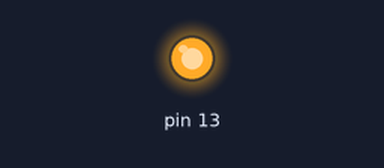
A sketch run on a simulated Arduino Uno, built with avr-gcc and run on an emulated ATmega328P. Parts: output pins drawn as LEDs (lit = HIGH).

Above: at 0.1 s.
At 36.1 s:
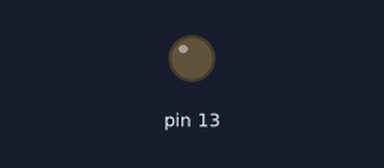
Timing chart, 0 to 37.6 s (numbered marks = the images above):
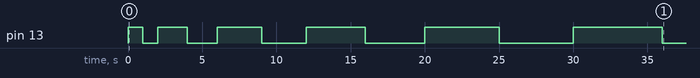

Measured:
- by itself, pin 13: LOW → HIGH at 0.00 s, → LOW 1.0 s later, → HIGH 1.0 s later, → LOW 2.0 s later, … (12 changes in this stretch)

The sketch:

05_pisca-led-progressivo.ino
```cpp
int tempo;

void setup() {
  pinMode (13, OUTPUT);
  tempo = 1000;
}

void loop() {
  digitalWrite(13, HIGH);
  delay(tempo);
  digitalWrite(13, LOW);
  delay(tempo);
  tempo = tempo + 1000;
}
```
